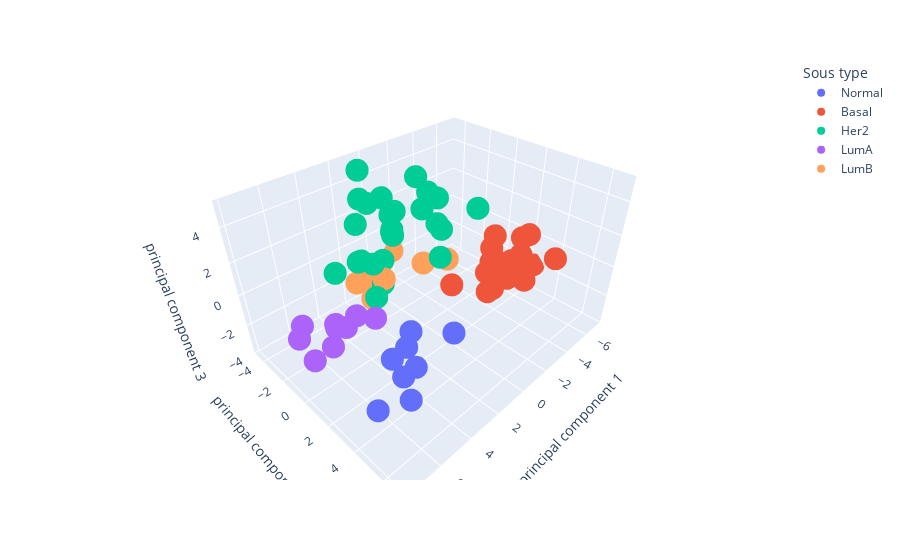

The notebook cell saved with this chart:
### Code cell
pca_3Ddf = PCA(n_components=3)
principalComponents_3Ddf = pca_3Ddf.fit_transform(x)
principal_3DDf = pd.DataFrame(data = principalComponents_3Ddf
             , columns = ['principal component 1', 'principal component 2', 'principal component 3'])
print('Explained variation per principal component: {}'.format(pca_3Ddf.explained_variance_ratio_))

fig_3D = px.scatter_3d(principal_3DDf, x= "principal component 1", y="principal component 2", z="principal component 3", color=Y,labels={'color':'Sous type'})
fig_3D.show()

### Figure 1 — Plotly figure (JSON) as saved in the notebook; plotly's stock layout.template omitted (floating-point values rounded to 4 significant figures)
{"data": [{"hovertemplate": "Sous type=Normal<br>principal component 1=%{x}<br>principal component 2=%{y}<br>principal component 3=%{z}<extra></extra>", "legendgroup": "Normal", "marker": {"color": "#636efa", "symbol": "circle"}, "mode": "markers", "name": "Normal", "scene": "scene", "showlegend": true, "type": "scatter3d", "x": [5.83, 6.066, 2.885, 7.275, 5.03, 7.795, 4.954, 5.814], "y": [5.043, 4.371, 4.932, 6.85, 4.436, 5.427, 4.616, 4.749], "z": [1.585, 0.6097, 0.3939, 1.109, 1.534, -0.2747, -0.5125, -0.3697]}, {"hovertemplate": "Sous type=Basal<br>principal component 1=%{x}<br>principal component 2=%{y}<br>principal component 3=%{z}<extra></extra>", "legendgroup": "Basal", "marker": {"color": "#EF553B", "symbol": "circle"}, "mode": "markers", "name": "Basal", "scene": "scene", "showlegend": true, "type": "scatter3d", "x": [-5.055, -5.914, -5.774, -1.72, -1.42, -6.493, -4.228, -3.359, -4.042, -3.198, 0.2457, -6.537, -4.26, -1.157, -6.483, -3.411, -1.339, -7.081, -4.741, -6.067, -3.163, -2.491], "y": [4.964, 2.193, 1.664, 3.432, 4.486, 2.232, 1.296, 3.407, 1.165, 3.087, 2.308, 2.064, 1.806, 4.642, 1.782, 2.869, 3.812, 2.381, 0.876, 0.06025, 4.379, 2.514], "z": [0.6676, -0.782, -1.375, -0.3718, 0.9967, 0.3963, -0.9116, 0.08691, -1.654, -0.1812, 0.3162, -2.596, -0.7088, 1.61, -0.01127, -0.08362, 0.7341, -1.986, -0.3661, -0.4394, -0.08427, -1.515]}, {"hovertemplate": "Sous type=Her2<br>principal component 1=%{x}<br>principal component 2=%{y}<br>principal component 3=%{z}<extra></extra>", "legendgroup": "Her2", "marker": {"color": "#00cc96", "symbol": "circle"}, "mode": "markers", "name": "Her2", "scene": "scene", "showlegend": true, "type": "scatter3d", "x": [-4.569, -2.391, 0.8002, -1.356, 1.279, -2.571, -2.88, 4.632, 1.094, 0.2503, 1.346, 1.063, -0.4961, 0.586, 1.212, 0.7114, 1.921, 1.986, -2.77, -2.642, -2.877, 2.025, -0.631, -0.8725, 1.29], "y": [-0.2092, -1.083, -1.664, -1.512, -1.033, -1.186, -1.852, -1.502, -3.07, -4.359, -4.172, -2.296, -3.934, -2.794, -3.719, -1.651, -1.898, -2.952, -3.496, -1.594, -2.621, -3.103, -3.024, -3.605, -3.506], "z": [1.945, -0.8354, 3.047, 2.635, 2.509, 0.9673, 0.9453, 1.333, -0.6013, 2.508, -0.8776, -1.604, 2.75, -0.4519, 3.362, 1.774, -1.92, 0.1032, 3.437, 2.803, 2.726, 2.388, 2.177, 0.6402, 5.116]}, {"hovertemplate": "Sous type=LumA<br>principal component 1=%{x}<br>principal component 2=%{y}<br>principal component 3=%{z}<extra></extra>", "legendgroup": "LumA", "marker": {"color": "#ab63fa", "symbol": "circle"}, "mode": "markers", "name": "LumA", "scene": "scene", "showlegend": true, "type": "scatter3d", "x": [4.287, 4.871, 5.14, 6.78, 2.821, 5.987, 7.346, 4.999, 7.616], "y": [-0.5737, -1.709, -1.308, -1.702, -0.9608, -0.4032, -1.115, -0.5504, 0.6013], "z": [-1.056, -2.244, -1.575, -0.9131, -2.352, -1.987, -1.028, -1.394, -1.08]}, {"hovertemplate": "Sous type=LumB<br>principal component 1=%{x}<br>principal component 2=%{y}<br>principal component 3=%{z}<extra></extra>", "legendgroup": "LumB", "marker": {"color": "#FFA15A", "symbol": "circle"}, "mode": "markers", "name": "LumB", "scene": "scene", "showlegend": true, "type": "scatter3d", "x": [-4.294, 1.45, 1.018, -3.65, -1.605, 0.2554, 1.879, 0.9932], "y": [-2.308, -2.907, -4.168, -3.902, -4.601, -4.374, -3.748, -2.281], "z": [-2.463, -2.831, -1.979, -3.23, -1.632, -3.723, -1.904, -1.3]}], "layout": {"legend": {"title": {"text": "Sous type"}, "tracegroupgap": 0}, "margin": {"t": 60}, "scene": {"domain": {"x": [0, 1], "y": [0, 1]}, "xaxis": {"title": {"text": "principal component 1"}}, "yaxis": {"title": {"text": "principal component 2"}}, "zaxis": {"title": {"text": "principal component 3"}}}}}
